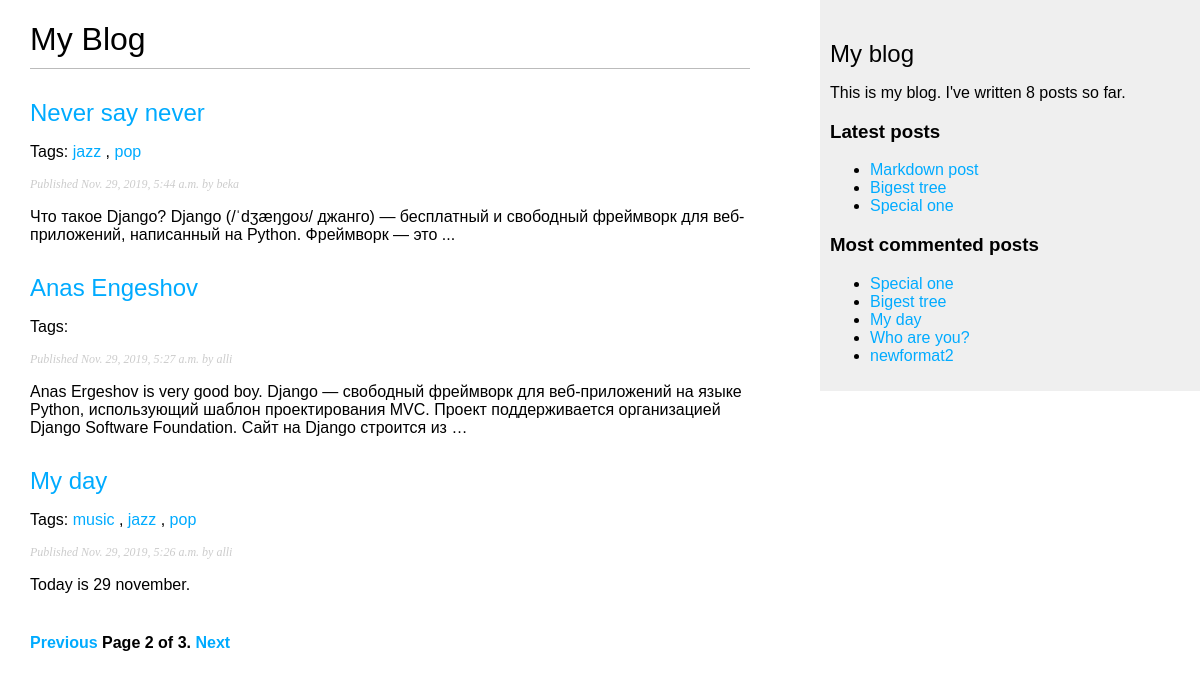
Screenshot of /blog/?page=2 with the database file from the repository.
### blog/models.py (models this page shows, shortened)
class Post(models.Model):
    STATUS_CHOICES = (
        ("draft", "Draft"),
        ("published", "Published"),
    )
    title = models.CharField(max_length=250)
    slug = models.SlugField(max_length=250, unique_for_date="publish")
    author = models.ForeignKey(User, on_delete=models.CASCADE, related_name="blog_post")
    body = models.TextField()
    publish = models.DateTimeField(default=timezone.now)
    created = models.DateTimeField(auto_now_add=True)
    updated = models.DateTimeField(auto_now=True)
    status = models.CharField(max_length=10, choices=STATUS_CHOICES, default="draft")
    objects = models.Manager()  # Менеджер по умолчанию
    published = PublishedManager()  # Our new manager
    tags = TaggableManager()
    class Meta:
        ordering = ("-publish",)
    def get_absolute_url(self):
        return reverse(
            "blog:post_detail",
            args=[self.publish.year, self.publish.month, self.publish.day, self.slug],
        )

### blog/views.py (the view)
# urls.py: path("", views.post_list, name="post_list"),
def post_list(request, tag_slug=None):
    object_list = Post.published.all()
    tag = None
    if tag_slug:
        tag = get_object_or_404(Tag, slug=tag_slug)
        object_list = object_list.filter(tags__in=[tag])
    paginator = Paginator(object_list, 3)  # По 3 статьи на каждой странице.
    page = request.GET.get("page")
    try:
        posts = paginator.page(page)
    except PageNotAnInteger:
        posts = paginator.page(1)
    except EmptyPage:
        posts = paginator.page(paginator.num_pages)
    return render(
        request, "blog/post/list.html", {"page": page, "posts": posts, "tag": tag}
    )

### blog/models.py (called while the page is built)
    def get_queryset(self):
        return super().get_queryset().filter(status="published")

### blog/templatetags/blog_tags.py (called while the page is built)
@register.simple_tag
def total_posts():
    return Post.published.count()

@register.inclusion_tag("blog/post/latest_posts.html")
def show_latest_posts(count=5):
    latest_posts = Post.published.order_by("-publish")[:count]
    return {"latest_posts": latest_posts}

@register.simple_tag
def get_most_commented_posts(count=5):
    return Post.published.annotate(total_comments=Count("comments")).order_by(
        "-total_comments"
    )[:count]

@register.filter(name="markdown")
def markdown_format(text):
    return mark_safe(markdown.markdown(text))

### blog/templates/blog/post/list.html (shortened to what this page needs)
{% extends "blog/base.html" %}
{% load blog_tags %}
{% block content %}
    <h1>My Blog</h1>
    {% for post in posts %}
        <h2>
            <a href="{{ post.get_absolute_url }}">{{ post.title }}</a>
        </h2>
        <p class="tags">
            Tags:
            {% for tag in post.tags.all %}
                <a href="{% url "blog:post_list_by_tag" tag.slug %}">{{ tag.name }}</a>
                {% if not forloop.last %}, {% endif %}
            {% endfor %}
        </p>
        <p class="date">Published {{ post.publish }} by {{ post.author }}</p>
        {{ post.body|markdown|truncatewords_html:30 }}
    {% endfor %}
    {% include "pagination.html" with page=posts %}
{% endblock %}

### blog/templates/blog/base.html (shortened to what this page needs)
{% load blog_tags %}
{% load static %}
<!DOCTYPE html>
<html>
<head>
    <link rel="stylesheet" href="{% static 'css/blog.css' %}">
</head>
<body>
    <div id="content">
        {% block content %}{% endblock %}
    </div>
    <div id="sidebar">
        <h2>My blog</h2>
        <p>This is my blog. I've written {% total_posts %} posts so far.</p>
        <h3>Latest posts</h3>
        {% show_latest_posts 3 %}
        <h3>Most commented posts</h3>
        {% get_most_commented_posts as most_commented_posts %}
        <ul>
            {% for post in most_commented_posts %}
                <li><a href="{{ post.get_absolute_url }}">{{ post.title }}</a></li>
            {% endfor %}
        </ul>
    </div>
</body>
</html>

### blog/templates/blog/post/latest_posts.html
<ul>
    {% for post in latest_posts %}
        <li><a href="{{ post.get_absolute_url }}">{{ post.title }}</a></li>
    {% endfor %}
</ul>

### blog/static/css/blog.css (style rules this page uses)
body { margin:0; padding:0; font-family:helvetica, sans-serif; }
a { color:#00abff; text-decoration:none; }
h1 { font-weight:normal; border-bottom:1px solid #bbb; padding:0 0 10px 0; }
h2 { font-weight:normal; margin:30px 0 0; }
#content { float:left; width:60%; padding:0 0 0 30px; }
#sidebar { float:right; width:30%; padding:10px; background:#efefef; height:100%; }
p.date { color:#ccc; font-family: georgia, serif; font-size: 12px; font-style: italic; }

### rows the page displays
Post: title "Never say never", publish "Nov. 29, 2019, 5:44 a.m.", author "beka", body "Что такое Django? Django (/ˈdʒæŋɡoʊ/ джанго) — бесплатный и свободный фреймворк для веб-приложений, написанный на Python. Фреймворк — это ..."
Tag: name "jazz"
Tag: name "pop"
Post: title "Anas Engeshov", publish "Nov. 29, 2019, 5:27 a.m.", author "alli", body "Anas Ergeshov is very good boy. Django — свободный фреймворк для веб-приложений на языке Python, использующий шаблон проектирования MVC. Проект поддерживается организацией Django Software Foundation. Сайт на Django строится из …"
Post: title "My day", publish "Nov. 29, 2019, 5:26 a.m.", author "alli", body "Today is 29 november."
Tag: name "music"
Post: title "Markdown post"
Post: title "Bigest tree"
Post: title "Special one"
Post: title "Who are you?"
Post: title "newformat2"

### other values shown
{{ page.number }} "2"
{{ page.paginator.num_pages }} "3"
